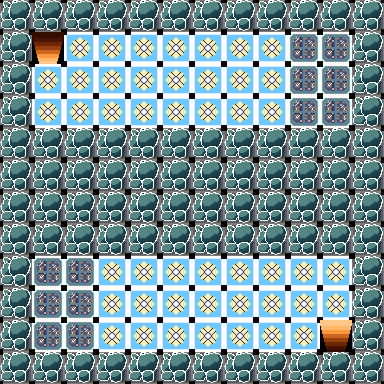

Tiled map render using the project's own tile images. Description and the whole map definition, tile-layer contents included, below:
An orthogonal 12x12 tile map with 32x32 px tiles, 1 tile layer (Tile Layer 1), 2 tilesets.

<map version="1.2" tiledversion="1.2.4" orientation="orthogonal" renderorder="right-down" width="12" height="12" tilewidth="32" tileheight="32" infinite="0" nextlayerid="2" nextobjectid="1">
 <tileset firstgid="1" source="light.tsx" />
 <tileset firstgid="4" source="stair.tsx" />
 <layer id="1" name="Tile Layer 1" width="12" height="12">
  <data encoding="csv">
1,1,1,1,1,1,1,1,1,1,1,1,
1,5,3,3,3,3,3,3,3,2,2,1,
1,3,3,3,3,3,3,3,3,2,2,1,
1,3,3,3,3,3,3,3,3,2,2,1,
1,1,1,1,1,1,1,1,1,1,1,1,
1,1,1,1,1,1,1,1,1,1,1,1,
1,1,1,1,1,1,1,1,1,1,1,1,
1,1,1,1,1,1,1,1,1,1,1,1,
1,2,2,3,3,3,3,3,3,3,3,1,
1,2,2,3,3,3,3,3,3,3,3,1,
1,2,2,3,3,3,3,3,3,3,4,1,
1,1,1,1,1,1,1,1,1,1,1,1
</data>
 </layer>
</map>